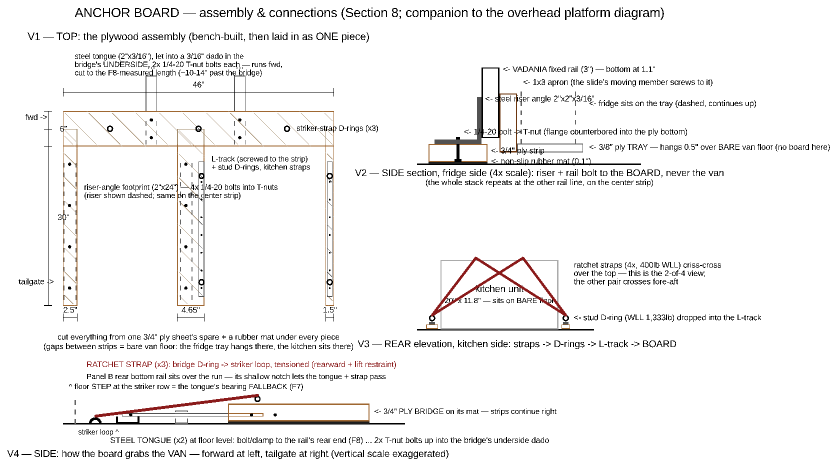
#> input picture renders/anchor-board-assembly.png, 1675 x 933 px (shown at 1/2 size)
$ python -i normalize_survey_keys.py   (imports and definitions only)
#> lines starting #> are read from the running program, lines starting #| are printed output that depends on the picture
#!/usr/bin/env python3
"""Normalize the F1-F8 rear-floor survey plan PNGs to one common scale.

Why this exists: OpenSCAD's `--viewall` zooms 2D geometry inconsistently
between runs even when the model extents are identical (the SVG exports
all declare the same sheet viewBox, but the PNG previews came out at
scales differing by up to 1.4x). The eight drawings are the same vehicle seen
in consecutive sections, so an inconsistent scale is immediately visible.

The SVG exports can't be used instead: OpenSCAD's SVG backend discards
color(), and these maps depend on red to mark the measurement.

Every key draws the same sheet border as its outermost ink, so each
PNG's content bounding box IS that outline. Cropping to it and resizing
every image to identical pixel dimensions therefore makes the drawing
scale identical too.

Run after make_bg_transparent.py (this re-crops, so the margin that
script adds is discarded and replaced with a uniform one).
"""
import sys
from pathlib import Path

from PIL import Image

SIZE = (1840, 1264)  # the 230 x 158 sheet at 8 px/unit
MARGIN = 6           # uniform transparent margin, in output pixels


def normalize(path: Path) -> None:
#> called with path = 'renders/anchor-board-assembly.png'
    im = Image.open(path).convert("RGBA")
#> im is the input picture: PIL image 1675x933 RGBA; mean R, G, B, A 243.4, 242.6, 217.7, 13.8
    bbox = im.getchannel("A").getbbox()
#> bbox = (15, 15, 1660, 918)
    if not bbox:
        print(f"  {path.name}: empty, skipped")
        return
    inner = (SIZE[0] - 2 * MARGIN, SIZE[1] - 2 * MARGIN)
    art = im.crop(bbox).resize(inner, Image.LANCZOS)
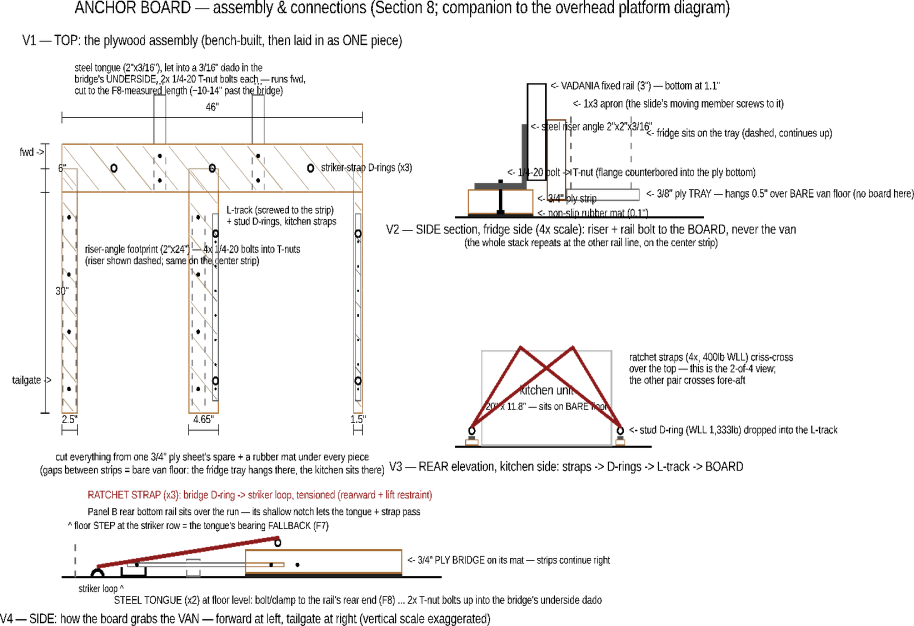
#> art: PIL image 1828x1252 RGBA (shown at 1/2 size); mean R, G, B, A 5.1, 3.3, 2.4, 15.2; transparent parts drawn white
    out = Image.new("RGBA", SIZE, (0, 0, 0, 0))
#> out: PIL image 1840x1264 RGBA; every value is 0
    out.paste(art, (MARGIN, MARGIN))
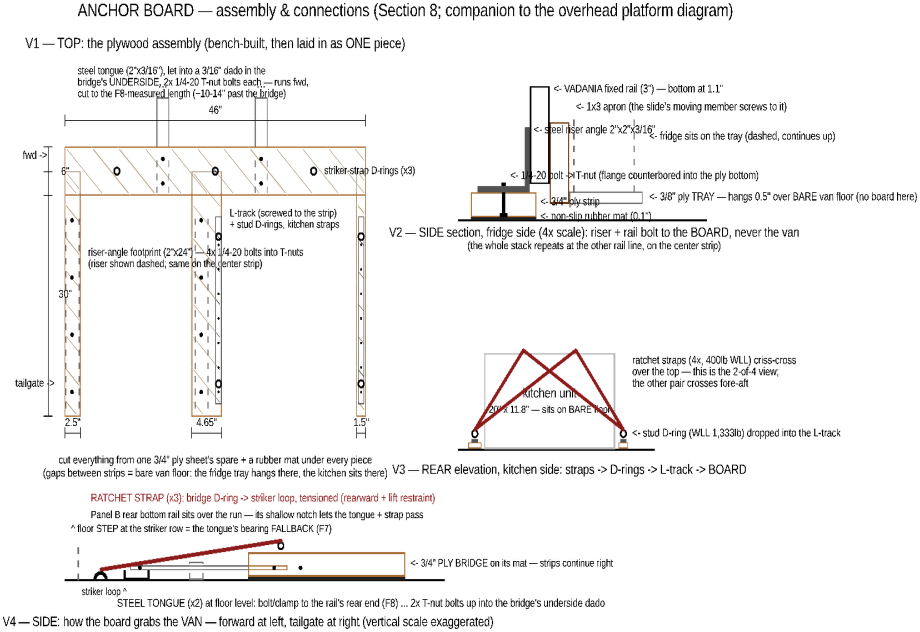
#> out: PIL image 1840x1264 RGBA (shown at 1/2 size); mean R, G, B, A 5, 3.2, 2.4, 14.9; transparent parts drawn white
    out.save(path)
#> (the run stopped early here; a loop or call above may not have finished)

$ run again, on renders/cabinet-door-detail.png
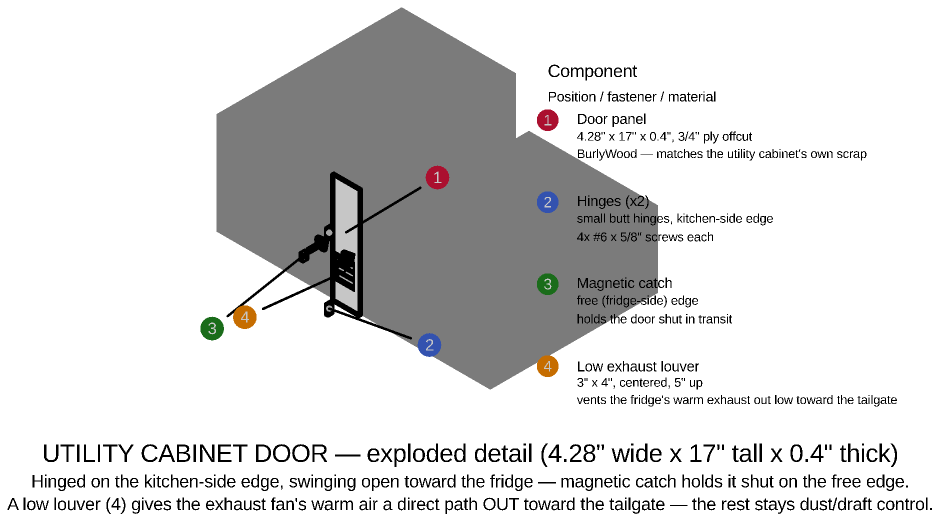
#> input picture renders/cabinet-door-detail.png, 1879 x 1043 px (shown at 1/2 size)
#> in normalize, im is the input picture: PIL image 1879x1043 RGBA; mean R, G, B, A 217.8, 217.6, 197.9, 62.7
#> bbox = (15, 15, 1864, 1028)
#> in normalize, `art = im.crop(bbox).resize(inner, Image.LANCZOS)`:
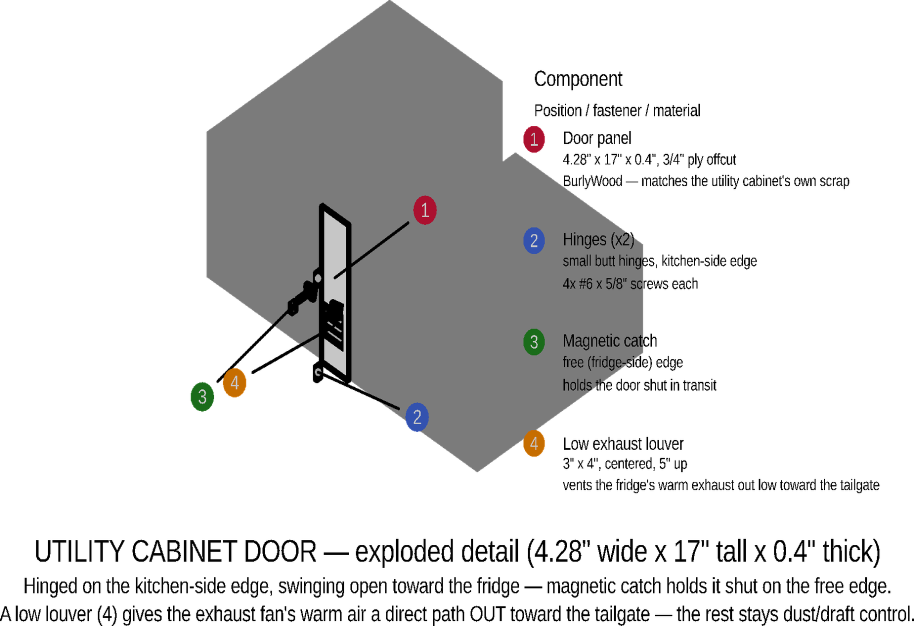
#> art: PIL image 1828x1252 RGBA (shown at 1/2 size); mean R, G, B, A 27, 26.7, 26.6, 65.6; transparent parts drawn white
#> in normalize, `out.paste(art, (MARGIN, MARGIN))`:
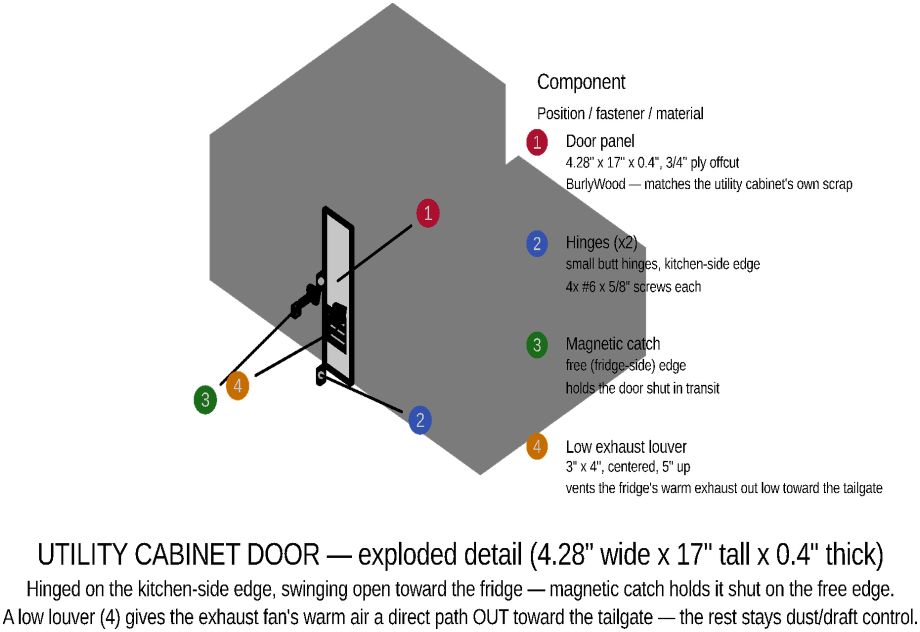
#> out: PIL image 1840x1264 RGBA (shown at 1/2 size); mean R, G, B, A 26.6, 26.3, 26.2, 64.6; transparent parts drawn white

$ run again, on renders/electrical-layout.png
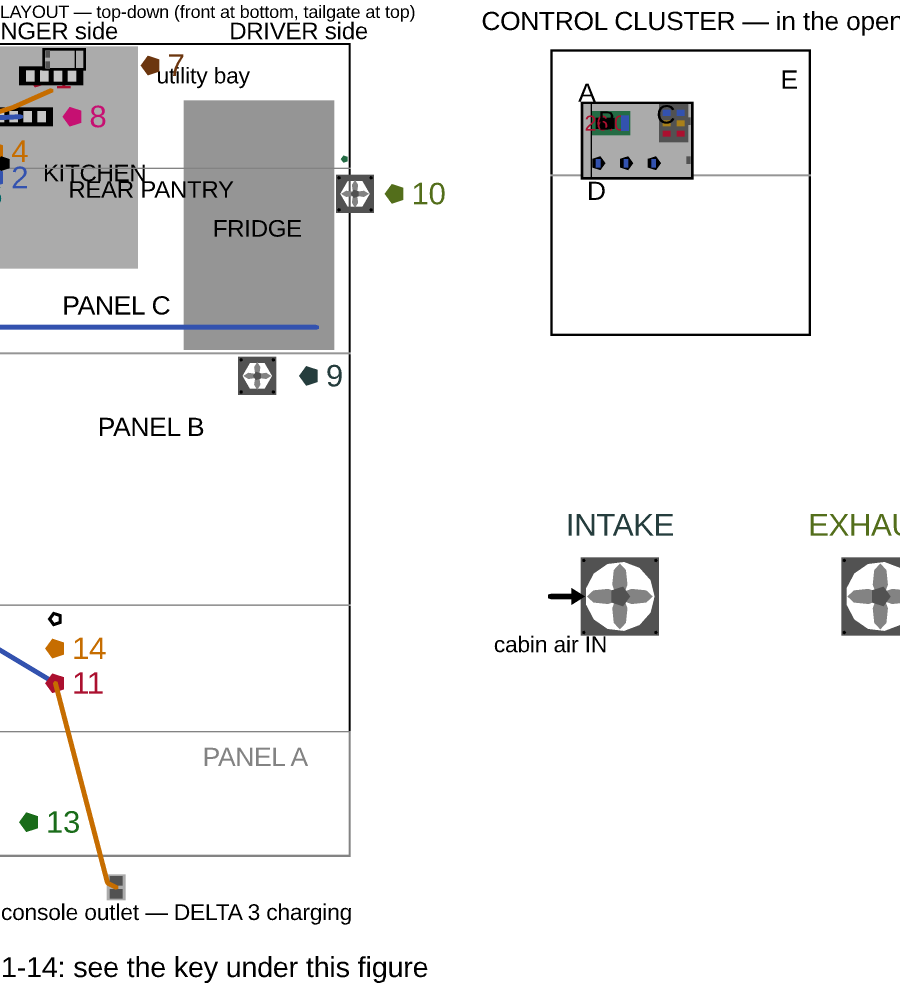
#> input picture renders/electrical-layout.png, 2700 x 2964 px (shown at 1/3 size)
#> in normalize, im is the input picture: PIL image 2700x2964 RGBA; mean R, G, B, A 237.6, 237.4, 214.6, 32.4
#> bbox = (0, 15, 2700, 2949)
#> in normalize, `art = im.crop(bbox).resize(inner, Image.LANCZOS)`:
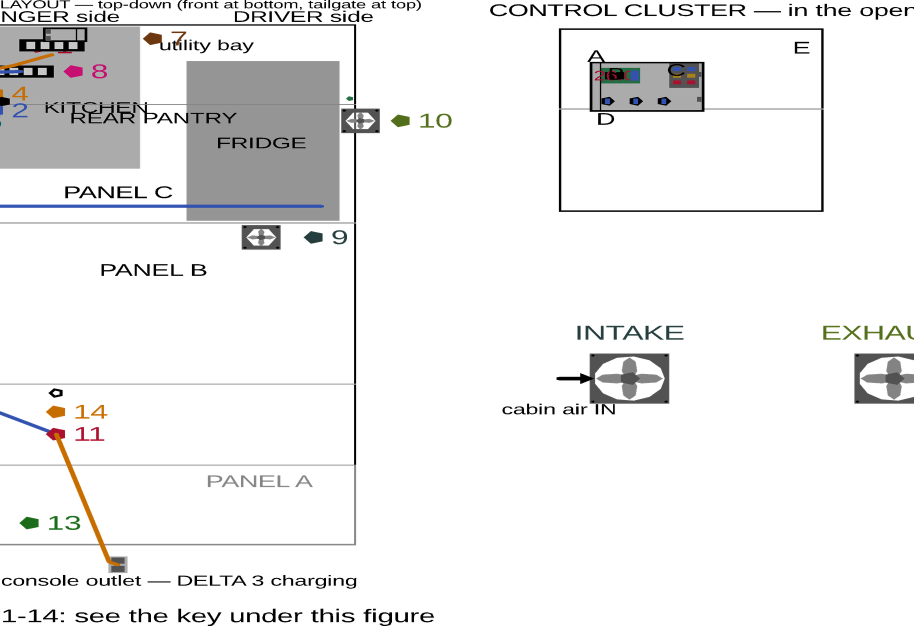
#> art: PIL image 1828x1252 RGBA (shown at 1/2 size); mean R, G, B, A 16.6, 16.4, 16.2, 32.8; transparent parts drawn white
#> in normalize, `out.paste(art, (MARGIN, MARGIN))`:
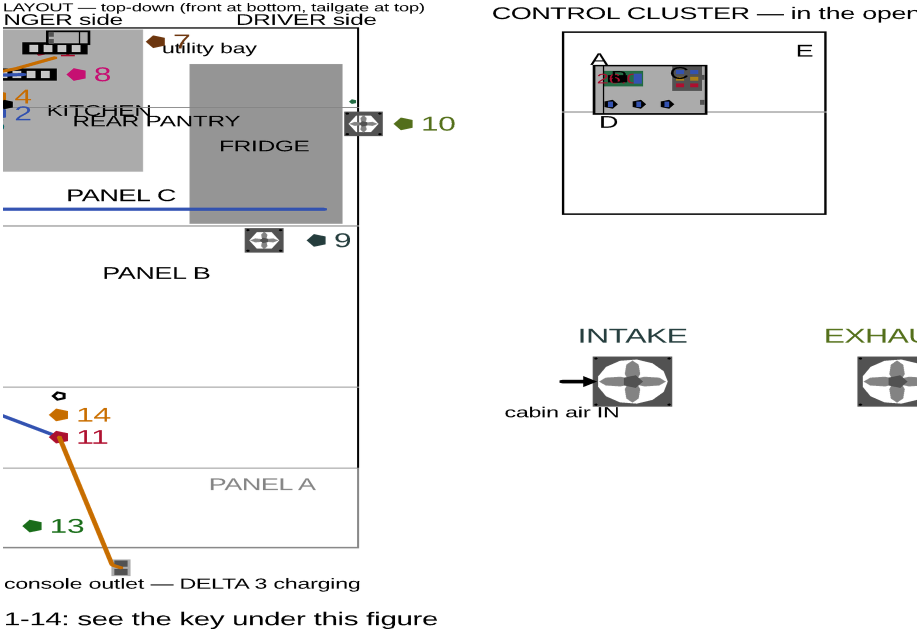
#> out: PIL image 1840x1264 RGBA (shown at 1/2 size); mean R, G, B, A 16.4, 16.2, 15.9, 32.3; transparent parts drawn white
